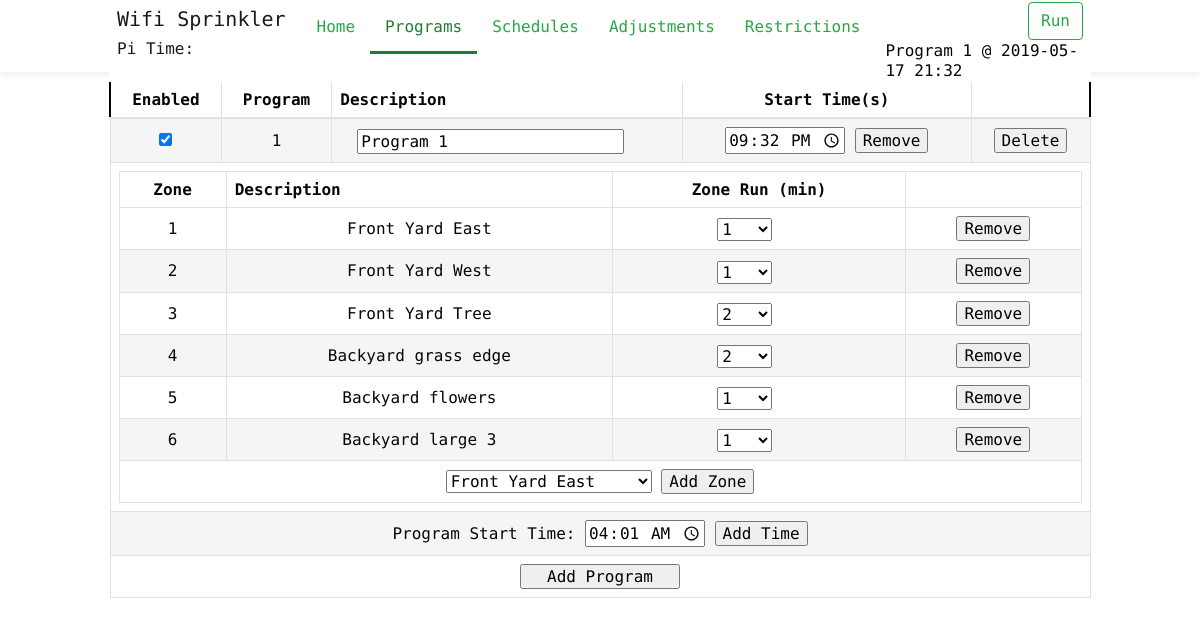
Page /programs on the committed database.
### main.py (models this page shows)
class Program(db.Model):
	__tablename__ = 'Program'
	program_id = db.Column(db.Integer, primary_key=True)
	description = db.Column(db.String(120), unique=False, nullable=True)
	enabled = db.Column(db.Boolean)
	program_zones = db.relationship('Program_Zones', backref='program', cascade="all, delete-orphan")
	program_run = db.relationship('Program_Run', backref='program', cascade="all, delete-orphan")
	program_schedule = db.relationship('Program_Schedule', backref='program', cascade="all, delete-orphan")
	program_adjustment = db.relationship('Program_Adjustment', backref='program', cascade="all, delete-orphan")
	program_restriction = db.relationship('Program_Restriction', backref='program', cascade="all, delete-orphan")

class Program_Zones(db.Model):
	__tablename__ = 'Program_Zones'
	__table_args__ = (
		PrimaryKeyConstraint('zone_id', 'program_id'),
	)
	zone_id = db.Column(db.Integer, db.ForeignKey('Zone.zone_id'), nullable=False)
	program_id = db.Column(db.Integer, db.ForeignKey('Program.program_id'), nullable=False)
	run_time = db.Column(db.Integer, unique=False)

class Zone(db.Model):
	__tablename__ = 'Zone'
	zone_id = db.Column(db.Integer, primary_key=True)
	description = db.Column(db.String(120), unique=False, nullable=True)
	enabled = db.Column(db.Boolean)
	program_zones = db.relationship('Program_Zones', backref='zone')

### main.py (the view)
@app.route("/programs")
def programs():
	programs = Program.query.all()
	zones = Zone.query.all()
	next_progam_run = GetNextProgamRun()
	return render_template('programs.html', programs=programs, zones=zones, next_progam_run=next_progam_run, curent_page='Programs')

### main.py (called while the page is built)
@app.context_processor
def utility_processor():
	return dict(isAllowedTime=isAllowedTime )

@app.template_filter('timeformat')
def timeformat(value, format='%H:%M'):
	return value.strftime(format)

@app.template_filter('datetimeformat')
def datetimeformat(value, format='%Y-%m-%d %H:%M'):
	return value.strftime(format)

### templates/programs.html (shortened to what this page needs)
{% extends 'layout.html' %}
{% from "_macros.html" import duration %}
{% block body %}
		<div class="container" >
			<div class="row">
				<div id="program_div" class="col-lg-12">
					<table class="table table-bordered dataTable" id="dataTable" cellspacing="0" width="100%">
						<thead>
							<tr role="row" style="border: 2px solid #000 !important;">
								<th class="center">Enabled</th>
								<th class="td-select center">Program</th>
								<th>Description</th>
								<th class="center">Start Time(s)</th>
								<th class="center"></th>
							</tr>
						</thead>
						<tfoot>
							<tr>
								<th colspan="7" class="center"><input type="button" id="btn_add_program" value="Add Program" style="min-width: 160px;"/></th>
							</tr>
						</tfoot>
						<tbody>
						  {% for program in programs %}
						    <tr role="row" class="RowEven" style="border-top: 2px solid #000;">
						      <td>
						        {% if program.enabled %}
						          <input type="checkbox" id="chk_{{program.program_id}}" name="chk_{{program.program_id}}" checked>
						        {% else %}
						          <input type="checkbox" id="chk_{{program.program_id}}" name="chk_{{program.program_id}}">
						        {% endif %}
						      </td>
						      <td class="td-select">{{ program.program_id }}</td>
						      {% if program.enabled %}
						      <td class="ProgamDescriptionSpan"><input type="text" id="desc_{{ program.program_id }}" value="{{ program.description }}" style="width:80%;max-width: 100%;">
						      {% else %}
						      <td class="ProgamDescriptionSpan"><input type="text" id="desc_{{ program.program_id }}" value="{{ program.description }}" style="width:80%;max-width: 100%;" disabled>
						      {% endif %}
										<svg class="icon icon-program-question" id="program-history_{{ program.program_id }}">
											<use xlink:href="/static/css/symbol-defs.svg#icon-question"></use>
										</svg>
									</td>
									<td class="ProgamDeleteRunTimeSpan">
										{% for run_time in program.program_run %}
											<div>
												<input type="time" id="input-time_{{program.program_id}}" value="{{ run_time.start_time|timeformat }}" step="300" autocomplete="off" style="max-width: 125px;">
												<input type="button" id="remove_{{ program.program_id }}" value="Remove" style="min-width: 50px;"/>
										{% endfor %}
									</td>
						      <td class="ProgamDeleteSpan"><input type="button" id="delete_{{ program.program_id }}" value="Delete" style="min-width: 50px;"/></td>
					   	</tr>
							<tr>
								<td colspan="5">
									<table class="table table-bordered dataTable" id="table_{{program.program_id}}" cellspacing="0" width="100%" style="margin-bottom: 0px;">
										<tr role="row">
											<th class="center">Zone</th>
											<th>Description</th>
											<th class="center">Zone Run (min)</th>
											<th></th>
										</tr>
										<tfoot>
											<tr>
												<th colspan="4" class="center ZoneAddSpan">
													<select id="select-zone_{{program.program_id}}">
													{% for zone in zones %}
													<option value="{{ zone.zone_id }}" {{'' if zone.enabled else 'disabled'}}>{{ zone.description }}</option>
													{% endfor %}
													</select>
													<input type="button" id="btn-zone-add_{{program.program_id}}" value="Add Zone" style="min-width: 50px;"/>
												</th>
											</tr>
										</tfoot>
										{% for program_zone in program.program_zones %}
											{% if loop.index % 2 == 0 %}
											<tr role="row" class="RowEven">
											{% else %}
											<tr role="row" class="RowOdd">
											{% endif %}
											<td>{{ program_zone.zone_id }}</td>
											<td>{{ program_zone.zone.description }}</td>
											<td class="ZoneRunTimeSpan">
												{{ duration(program_zone.zone_id, program_zone.run_time) }}
												<svg class="icon icon-zone-question" id="zone-history_{{ program_zone.zone_id }}">
													<use xlink:href="/static/css/symbol-defs.svg#icon-question"></use>
												</svg>
											</td>
											<td class="ZoneDeleteSpan">
												<input type="button" id="remove_{{ program_zone.zone_id }}" value="Remove" style="min-width: 50px;"/>
											</td>
										</tr>
										{% endfor %}
									</table>
								</td>
							</tr>
							<tr>
								<td colspan="5" class="ProgamStartTimeSpan center RowEven">
									Program Start Time:
									<input type="time" id="input-time_{{program.program_id}}" step="300" autocomplete="off" style="max-width: 125px;">
									<input type="button" id="btn-add-time_{{program.program_id}}" value="Add Time" style="min-width: 50px;"/>
								</td>
							</tr>
						  {% endfor %}
						</tbody>
					</table>
				</div>
			</div>
		</div>
	</body>
</html>
{% endblock %}

### templates/layout.html (shortened to what this page needs)
<!doctype html>
<html lang="">
	<head>
		<link rel="stylesheet" href="{{ url_for('static', filename='css/bootstrap.min.css') }}">
		<link rel="stylesheet" href="{{ url_for('static', filename='css/wifi-sprinkler.css') }}">
		<link rel="stylesheet" href="//code.jquery.com/ui/1.12.1/themes/base/jquery-ui.css">
	</head>
	<body class="home with-promo">
		<header class="fixed-top">
			<div class="headerLightBox">
				<div class="container" >
					<nav class="navbar navbar-toggleable-md navbar-light">
						<div class="logo">
							<a class="navbar-brand" href="/">
								<h5>Wifi Sprinkler</h6>
								<h6>Pi Time: <Pi Time: <span id='time_value' class="label" ></h6>
							</a>
						</div>
						<div class="navigation">
							<ul class="nav navbar-left">
								<li class="nav-item {{'active' if curent_page=='Home'}} tf-menu">
									<a class="nav-link" href="/">Home</a>
								</li>
								<li class="nav-item {{'active' if curent_page=='Programs'}} tf-menu">
									<a class="nav-link" href="/programs">Programs</a>
								</li>
								<li class="nav-item {{'active' if curent_page=='Schedules'}} tf-menu">
									<a class="nav-link" href="/schedules">Schedules</a>
								</li>
								<li class="nav-item {{'active' if curent_page=='Adjustments'}} tf-menu">
									<a class="nav-link" href="/adjustments">Adjustments</a>
								</li>
								<li class="nav-item {{'active' if curent_page=='Restrictions'}} tf-menu">
									<a class="nav-link" href="/restrictions">Restrictions</a>
								</li>
							</ul>
							<ul class="nav navbar-right justify-content-end">
								<li>
									<button class="btn btn-outline-success my-2 my-sm-0 start_stop_btn" type="button" id="">Run</button>
								</li>
								{% if next_progam_run.program is not none %}
								<li>
									<div style="padding-left: 10px;">
										<span class="middle">
										{{next_progam_run.program}}{{' @ ' + next_progam_run.run_datetime|datetimeformat if next_progam_run.program_id != 0 else ''}}
									</span>
									</div>
								</li>
								{% endif %}
							</ul>
						</div>
					</nav>
				</div>
			</div>
		</header>
		{% block body %}{% endblock %}

### templates/_macros.html (shortened to what this page needs)
{% macro duration(id, value, enabled=True) %}
<select id ="select_{{ id }}" style="width:55px;" {{'' if enabled else 'disabled'}}>
	{% for n in range(1, 61, 1) %}
		<option value='{{n}}' {{'selected' if value==n else ''}}>{{n}}</option>
	{% endfor %}
</select>
{% endmacro %}

### static/css/wifi-sprinkler.css (style rules this page uses)
.container { padding-left: 5px; padding-right: 5px; }
.center { text-align: center; margin: auto; }
.middle { vertical-align: middle;margin: auto; }
.RowOdd { background-color: #FFF; text-align: center; }
.RowEven { background-color: #F5F5F5; text-align: center; }
.table-bordered td, .table-bordered th { vertical-align: middle; }
@media (min-width: 720px) { .td-select { display:table-cell !important; } }
@media (min-width: 720px) { .table-bordered td, .table-bordered th { padding: .50rem; } }
html { font-size: 16px; font-family: "Encode Sans"!important; line-height: 1.15; -ms-text-size-adjust: 100%; -webkit-text-size-adjust: 100%; -webkit-font-smoothing: antialiased; box-sizing: border-box; -ms-overflow-style: scrollbar; }
body { font-family: "Encode Sans"!important; font-size: 1rem; font-weight: 400; line-height: 1.2; text-align: left; background-color: #fff; margin: 0; margin-top: 80px; color: #060606; -webkit-font-smoothing: antialiased; text-rendering: optimizeLegibility; height: auto; }
.fixed-bottom, .fixed-top { position: fixed; right: 0; z-index: 1030; left: 0; }
.container, .container-fluid { position: relative; margin-left: auto; margin-right: auto; height: 100%; }
header { background: #fff; z-index: 1; }
header .headerLightBox { box-shadow: 0 0 8px 1px rgba(0,0,0,.1); z-index: 1; position: relative; height: 72px; }
.navbar { width: 100%; overflow: hidden; background-color: #fff; top: 0; padding: .1rem 0.5rem; }
header .navigation { width: 100%; }
header .navbar .nav>li { float: left; }
header .logo { display: flex; -webkit-box-pack: center; -webkit-justify-content: center; -ms-flex-pack: center; justify-content: center; -webkit-box-align: center; -webkit-align-items: center; -ms-flex-align: center; align-items: center; margin: auto; }
header .navbar .nav.navbar-left>li>a { font-size: 1rem; padding: 15px 15px 15px; }
@media (min-width: 1200px) { header .logo { margin-left: 0px; margin-top: 0px; } }
@media (min-width: 992px) { header .logo { margin-right: 0px; margin-top: 0px; } }
@media (min-width: 576px) { .container { max-width: 540px; } }
@media (min-width: 768px) { .container { max-width: 720px; } }
@media (min-width: 992px) { .container { max-width: 992px; } }
@media (min-width: 992px) { header .navbar .nav.navbar-left { display: block; } }
@media (min-width: 992px) { header .navbar .nav.navbar-right { display: -webkit-box; display: -webkit-flex; display: -ms-flexbox; display: flex; -webkit-box-align: center; -webkit-align-items: center; -ms-flex-align: center; align-items: center; } }
@media (min-width: 992px) { .navbar-toggleable-md, .navbar-toggleable-md .navbar-nav { -webkit-box-orient: horizontal; -webkit-box-direction: normal; } }
@media (min-width: 992px) { .navbar-toggleable-md { -webkit-flex-direction: row; -ms-flex-direction: row; flex-direction: row; -webkit-flex-wrap: nowrap; -ms-flex-wrap: nowrap; flex-wrap: nowrap; -webkit-box-align: center; -webkit-align-items: center; -ms-flex-align: center; align-items: center; } }
@media (min-width: 992px) { a { color: #28a745; } }
@media (min-width: 992px) { li.active > a { color: #1e7e34; } }
@media (min-width: 992px) { li.active { border-bottom: 3px solid #1e7e34; -webkit-transform: scaleX(1); -ms-transform: scaleX(1); transform: scaleX(1); } }
.icon { display: inline-block; width: 1.2em; height: 1.2em; stroke-width: 0; stroke: currentColor; fill: currentColor }
.icon-program-question { margin-left:4px; }

### rows in the picture
Program: program "Program 1", program_id "1", description "Program 1"
Program_Zones: zone_id "1", zone.description "Front Yard East"
Program_Zones: zone_id "2", zone.description "Front Yard West"
Program_Zones: zone_id "3", zone.description "Front Yard Tree"
Program_Zones: zone_id "4", zone.description "Backyard grass edge"
Program_Zones: zone_id "5", zone.description "Backyard flowers"
Program_Zones: zone_id "6", zone.description "Backyard large 3"

### other values in the picture
form field value "Front Yard East"
form field value "1"
form field value "2"
